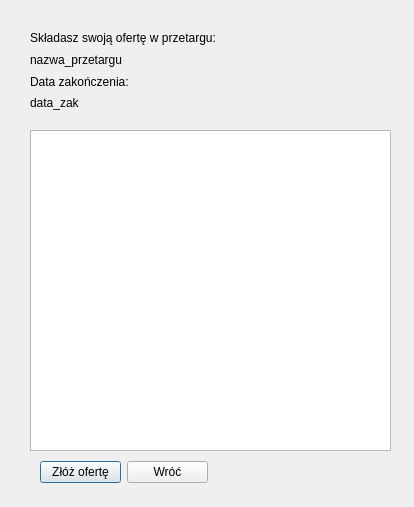
<?xml version="1.0" encoding="UTF-8"?>
<ui version="4.0">
 <class>zlozOferte</class>
 <widget class="QDialog" name="zlozOferte">
  <property name="geometry">
   <rect>
    <x>0</x>
    <y>0</y>
    <width>414</width>
    <height>507</height>
   </rect>
  </property>
  <property name="windowTitle">
   <string>Składanie oferty</string>
  </property>
  <widget class="QTableWidget" name="tableWidget">
   <property name="geometry">
    <rect>
     <x>30</x>
     <y>130</y>
     <width>361</width>
     <height>321</height>
    </rect>
   </property>
  </widget>
  <widget class="QWidget" name="layoutWidget">
   <property name="geometry">
    <rect>
     <x>30</x>
     <y>30</y>
     <width>361</width>
     <height>81</height>
    </rect>
   </property>
   <layout class="QVBoxLayout" name="verticalLayout">
    <item>
     <widget class="QLabel" name="label">
      <property name="text">
       <string>Składasz swoją ofertę w przetargu:</string>
      </property>
     </widget>
    </item>
    <item>
     <widget class="QLabel" name="label_2">
      <property name="text">
       <string>nazwa_przetargu</string>
      </property>
     </widget>
    </item>
    <item>
     <widget class="QLabel" name="label_3">
      <property name="text">
       <string>Data zakończenia:</string>
      </property>
     </widget>
    </item>
    <item>
     <widget class="QLabel" name="label_4">
      <property name="text">
       <string>data_zak</string>
      </property>
     </widget>
    </item>
   </layout>
  </widget>
  <widget class="QWidget" name="layoutWidget">
   <property name="geometry">
    <rect>
     <x>40</x>
     <y>460</y>
     <width>168</width>
     <height>25</height>
    </rect>
   </property>
   <layout class="QHBoxLayout" name="horizontalLayout">
    <item>
     <widget class="QPushButton" name="pushButton">
      <property name="text">
       <string>Złóż ofertę</string>
      </property>
     </widget>
    </item>
    <item>
     <widget class="QPushButton" name="pushButton_2">
      <property name="text">
       <string>Wróć</string>
      </property>
     </widget>
    </item>
   </layout>
  </widget>
 </widget>
 <resources/>
 <connections/>
</ui>
